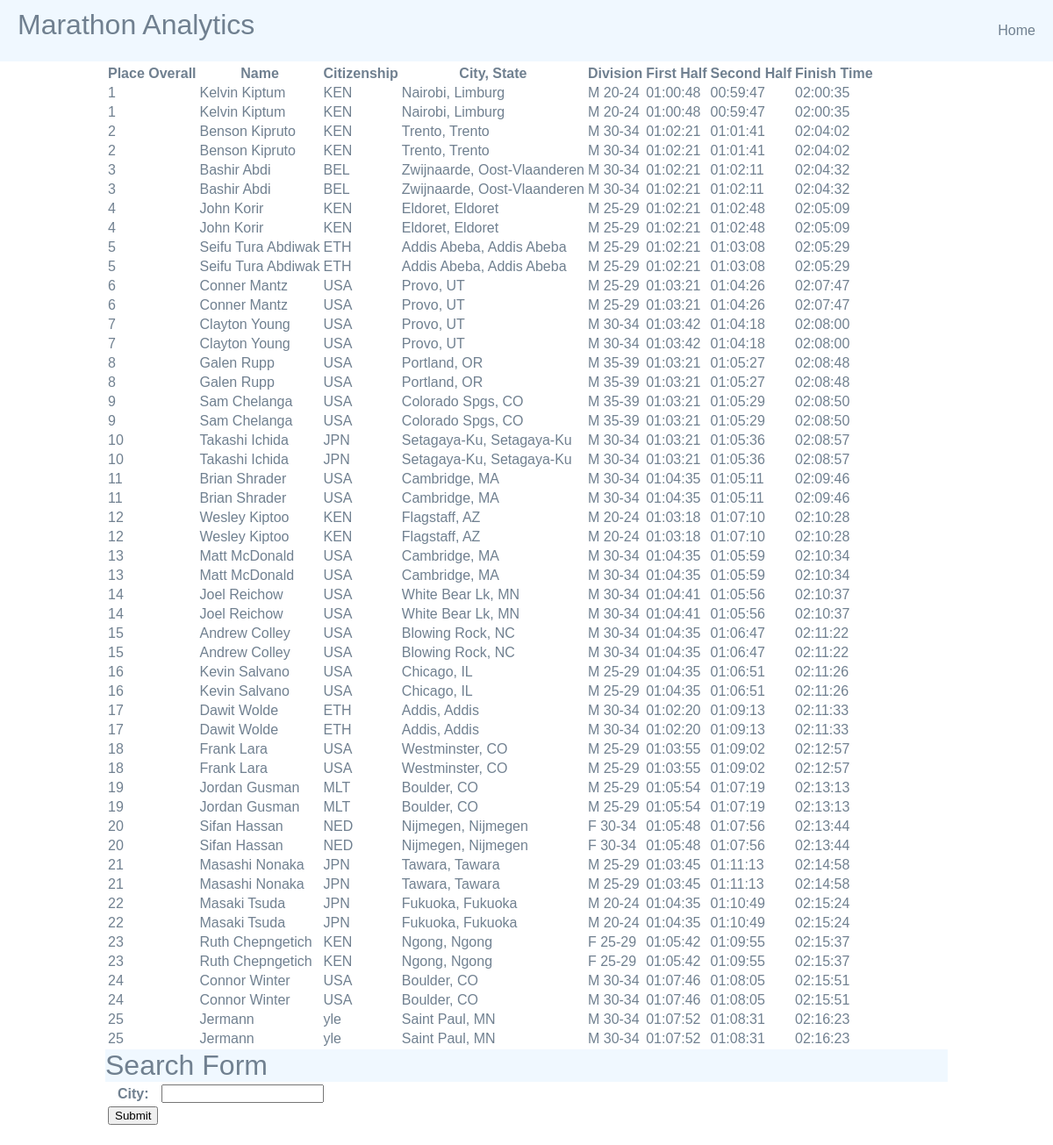
/marathon_analytics/, run on the app's committed database.
### marathon_analytics/models.py (models this page shows, shortened)
class Result(models.Model):
    bib = models.IntegerField()
    first_name = models.TextField()
    last_name = models.TextField()
    ctz = models.TextField()
    city = models.TextField()
    state = models.TextField()
    gender = models.CharField(max_length=6)
    division = models.CharField(max_length=6)
    place_overall = models.IntegerField()
    place_gender = models.IntegerField()
    place_division = models.IntegerField()
    start_time_of_day = models.TimeField()
    finish_time_of_day = models.TimeField()
    time_finish = models.TimeField()
    time_half1 = models.TimeField()
    time_half2 = models.TimeField()

### marathon_analytics/views.py (the view)
# urls.py: path(r'', views.ResultsListView.as_view(), name='home'),
class ResultsListView(ListView):
    template_name = 'marathon_analytics/results.html'
    model = Result
    context_object_name = 'results'
    paginate_by = 50
    def get_queryset(self):
        results = super().get_queryset().order_by('place_overall')
        if 'city' in self.request.GET:
            city = self.request.GET['city']
            if city:
                results = results.filter(city=city)
        return results

### marathon_analytics/templates/marathon_analytics/results.html (shortened to what this page needs)
{% extends 'marathon_analytics/base.html' %}
{% block content %}
<div class="container">
    <div class="row">
        {% if is_paginated %}
        <ul class="pagination">
                <li class="">
                    <span>Page {{ page_obj.number }} of {{ page_obj.paginator.num_pages }}.</span>
                </li>
            {% if page_obj.has_next %}
                <li>
                    <span><a href="?page={{ page_obj.next_page_number }}">Next</a></span>
                </li>
            {% endif %}
            </ul>
        {% endif %}
    </div>
    <div class="row">
        <table>
            <tr>
                <th>Place Overall</th>
                <th>Name</th>
                <th>Citizenship</th>
                <th>City, State</th>
                <th>Division</th>
                <th>First Half</th>
                <th>Second Half</th>
                <th>Finish Time</th>
            </tr>
            {% for r in results %}
            <tr>
                <td>{{r.place_overall}}</td>
                <td>{{r.first_name}} {{r.last_name}}</a>
                </td>
                <td>{{r.ctz}}</td>
                <td>{{r.city}}, {{r.state}}</td>
                <td>{{r.gender.0}} {{r.division}}</td>
                <td>{{r.time_half1|time:"H:i:s"}}</td>
                <td>{{r.time_half2|time:"H:i:s"}}</td>
                <td>{{r.time_finish|time:"H:i:s"}}</td>
            </tr>
            {% endfor %}
        </table>
    </div>
    <div class="row">
        {% include "marathon_analytics/search.html" %}
    </div>
</div>
{% endblock %}

### marathon_analytics/templates/marathon_analytics/base.html (shortened to what this page needs)
{% load static %}
<html>
    <head>
        <link rel="stylesheet" href="{% static 'styles.css' %}">
    </head>
    <body>
        <header>
            <h1>Marathon Analytics</h1>
            <nav>
                <ul>
                    <li><a href="{% url 'home' %}">Home</a></li>
                </ul>
            </nav>
        </header>
    {% block content %}
    {% endblock %}
    </body>
</html>

### marathon_analytics/templates/marathon_analytics/search.html
<h1>Search Form</h1>
<table>
<form action="{% url 'results_list' %}">
    <tr>
        <th>City:</th>
        <td><input type="text" name="city"></td>
    </tr>
    <tr>
        <td><input type="submit"></td>
        <td></td>
    </tr>
</form>
</table>

### static/styles.css (style rules this page uses)
body { background-color: #fff; color: slategray; font-family: arial; }
h1,h2,h3,h4,h5 { font-weight: normal; background:aliceblue; margin: 0; }
a, a:visited { color: slategrey; text-decoration: none; }
body { max-width: 960px; margin: 20px auto; padding: 0 20px; }
header { width: 100%; display: grid; grid-template-columns: 1fr 1fr; background:aliceblue; position: fixed; top: 0px; left: 0px; z-index: 999; padding: 10px 20px; box-sizing: border-box; }
nav { justify-self: end; background: none; color: darkblue; }
nav li { display: inline-block; margin-left: 20px; }

### data on the page
Result: place_overall "1", first_name "Kelvin", last_name "Kiptum", ctz "KEN", city "Nairobi", state "Limburg", gender.0 "M", division "20-24", time_half1 "01:00:48", time_half2 "00:59:47", time_finish "02:00:35"
Result: place_overall "2", first_name "Benson", last_name "Kipruto", ctz "KEN", city "Trento", state "Trento", gender.0 "M", division "30-34", time_half1 "01:02:21", time_half2 "01:01:41", time_finish "02:04:02"
Result: place_overall "3", first_name "Bashir", last_name "Abdi", ctz "BEL", city "Zwijnaarde", state "Oost-Vlaanderen", gender.0 "M", division "30-34", time_half1 "01:02:21", time_half2 "01:02:11", time_finish "02:04:32"
Result: place_overall "4", first_name "John", last_name "Korir", ctz "KEN", city "Eldoret", state "Eldoret", gender.0 "M", division "25-29", time_half1 "01:02:21", time_half2 "01:02:48", time_finish "02:05:09"
Result: place_overall "5", first_name "Seifu", last_name "Tura Abdiwak", ctz "ETH", city "Addis Abeba", state "Addis Abeba", gender.0 "M", division "25-29", time_half1 "01:02:21", time_half2 "01:03:08", time_finish "02:05:29"
Result: place_overall "6", first_name "Conner", last_name "Mantz", ctz "USA", city "Provo", state "UT", gender.0 "M", division "25-29", time_half1 "01:03:21", time_half2 "01:04:26", time_finish "02:07:47"
Result: place_overall "7", first_name "Clayton", last_name "Young", ctz "USA", city "Provo", state "UT", gender.0 "M", division "30-34", time_half1 "01:03:42", time_half2 "01:04:18", time_finish "02:08:00"
Result: place_overall "8", first_name "Galen", last_name "Rupp", ctz "USA", city "Portland", state "OR", gender.0 "M", division "35-39", time_half1 "01:03:21", time_half2 "01:05:27", time_finish "02:08:48"
Result: place_overall "9", first_name "Sam", last_name "Chelanga", ctz "USA", city "Colorado Spgs", state "CO", gender.0 "M", division "35-39", time_half1 "01:03:21", time_half2 "01:05:29", time_finish "02:08:50"
Result: place_overall "10", first_name "Takashi", last_name "Ichida", ctz "JPN", city "Setagaya-Ku", state "Setagaya-Ku", gender.0 "M", division "30-34", time_half1 "01:03:21", time_half2 "01:05:36", time_finish "02:08:57"
Result: place_overall "11", first_name "Brian", last_name "Shrader", ctz "USA", city "Cambridge", state "MA", gender.0 "M", division "30-34", time_half1 "01:04:35", time_half2 "01:05:11", time_finish "02:09:46"
Result: place_overall "12", first_name "Wesley", last_name "Kiptoo", ctz "KEN", city "Flagstaff", state "AZ", gender.0 "M", division "20-24", time_half1 "01:03:18", time_half2 "01:07:10", time_finish "02:10:28"
Result: place_overall "13", first_name "Matt", last_name "McDonald", ctz "USA", city "Cambridge", state "MA", gender.0 "M", division "30-34", time_half1 "01:04:35", time_half2 "01:05:59", time_finish "02:10:34"
Result: place_overall "14", first_name "Joel", last_name "Reichow", ctz "USA", city "White Bear Lk", state "MN", gender.0 "M", division "30-34", time_half1 "01:04:41", time_half2 "01:05:56", time_finish "02:10:37"
Result: place_overall "15", first_name "Andrew", last_name "Colley", ctz "USA", city "Blowing Rock", state "NC", gender.0 "M", division "30-34", time_half1 "01:04:35", time_half2 "01:06:47", time_finish "02:11:22"
Result: place_overall "16", first_name "Kevin", last_name "Salvano", ctz "USA", city "Chicago", state "IL", gender.0 "M", division "25-29", time_half1 "01:04:35", time_half2 "01:06:51", time_finish "02:11:26"
Result: place_overall "17", first_name "Dawit", last_name "Wolde", ctz "ETH", city "Addis", state "Addis", gender.0 "M", division "30-34", time_half1 "01:02:20", time_half2 "01:09:13", time_finish "02:11:33"
Result: place_overall "18", first_name "Frank", last_name "Lara", ctz "USA", city "Westminster", state "CO", gender.0 "M", division "25-29", time_half1 "01:03:55", time_half2 "01:09:02", time_finish "02:12:57"
Result: place_overall "19", first_name "Jordan", last_name "Gusman", ctz "MLT", city "Boulder", state "CO", gender.0 "M", division "25-29", time_half1 "01:05:54", time_half2 "01:07:19", time_finish "02:13:13"
Result: place_overall "20", first_name "Sifan", last_name "Hassan", ctz "NED", city "Nijmegen", state "Nijmegen", gender.0 "F", division "30-34", time_half1 "01:05:48", time_half2 "01:07:56", time_finish "02:13:44"
Result: place_overall "21", first_name "Masashi", last_name "Nonaka", ctz "JPN", city "Tawara", state "Tawara", gender.0 "M", division "25-29", time_half1 "01:03:45", time_half2 "01:11:13", time_finish "02:14:58"
Result: place_overall "22", first_name "Masaki", last_name "Tsuda", ctz "JPN", city "Fukuoka", state "Fukuoka", gender.0 "M", division "20-24", time_half1 "01:04:35", time_half2 "01:10:49", time_finish "02:15:24"
Result: place_overall "23", first_name "Ruth", last_name "Chepngetich", ctz "KEN", city "Ngong", state "Ngong", gender.0 "F", division "25-29", time_half1 "01:05:42", time_half2 "01:09:55", time_finish "02:15:37"
Result: place_overall "24", first_name "Connor", last_name "Winter", ctz "USA", city "Boulder", state "CO", gender.0 "M", division "30-34", time_half1 "01:07:46", time_half2 "01:08:05", time_finish "02:15:51"
Result: place_overall "25", last_name "Jermann", ctz "yle", city "Saint Paul", state "MN", gender.0 "M", division "30-34", time_half1 "01:07:52", time_half2 "01:08:31", time_finish "02:16:23"
